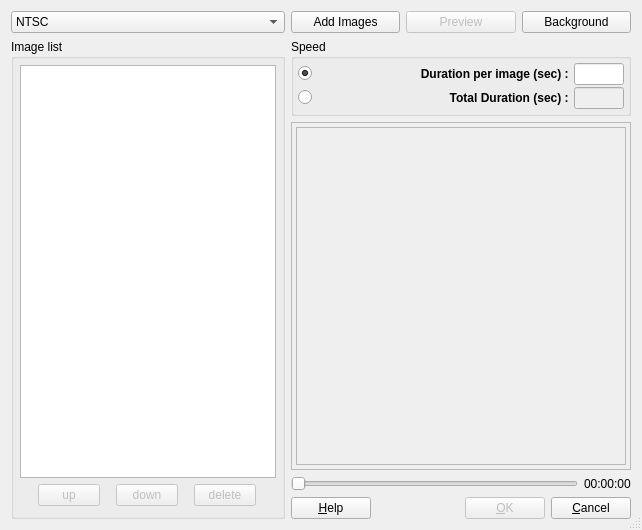
<?xml version="1.0" encoding="UTF-8"?>
<ui version="4.0">
 <class>uiDialogMenuSlide</class>
 <widget class="QDialog" name="uiDialogMenuSlide">
  <property name="geometry">
   <rect>
    <x>0</x>
    <y>0</y>
    <width>642</width>
    <height>530</height>
   </rect>
  </property>
  <property name="windowTitle">
   <string>Menu Slideshow</string>
  </property>
  <property name="sizeGripEnabled">
   <bool>true</bool>
  </property>
  <layout class="QGridLayout">
   <item row="0" column="0">
    <widget class="QComboBox" name="m_pComboFormat">
     <item>
      <property name="text">
       <string>NTSC</string>
      </property>
     </item>
     <item>
      <property name="text">
       <string>PAL</string>
      </property>
     </item>
    </widget>
   </item>
   <item row="0" column="1" rowspan="2">
    <layout class="QVBoxLayout">
     <item>
      <layout class="QHBoxLayout">
       <item>
        <widget class="QPushButton" name="m_pButtonAddImages">
         <property name="text">
          <string>Add Images</string>
         </property>
        </widget>
       </item>
       <item>
        <widget class="QPushButton" name="m_pButtonPreview">
         <property name="enabled">
          <bool>false</bool>
         </property>
         <property name="text">
          <string>Preview</string>
         </property>
        </widget>
       </item>
       <item>
        <widget class="QPushButton" name="m_pButtonBackground">
         <property name="text">
          <string>Background</string>
         </property>
        </widget>
       </item>
      </layout>
     </item>
     <item>
      <widget class="QGroupBox" name="groupBox1">
       <property name="title">
        <string>Speed</string>
       </property>
       <layout class="QGridLayout">
        <property name="leftMargin">
         <number>4</number>
        </property>
        <property name="topMargin">
         <number>4</number>
        </property>
        <property name="rightMargin">
         <number>4</number>
        </property>
        <property name="bottomMargin">
         <number>4</number>
        </property>
        <property name="spacing">
         <number>2</number>
        </property>
        <item row="0" column="0">
         <layout class="QHBoxLayout">
          <item>
           <widget class="QRadioButton" name="m_pRadioImageDuration">
            <property name="text">
             <string/>
            </property>
            <property name="checked">
             <bool>true</bool>
            </property>
           </widget>
          </item>
          <item>
           <widget class="QLabel" name="textLabel1_2">
            <property name="sizePolicy">
             <sizepolicy hsizetype="MinimumExpanding" vsizetype="Preferred">
              <horstretch>0</horstretch>
              <verstretch>0</verstretch>
             </sizepolicy>
            </property>
            <property name="minimumSize">
             <size>
              <width>200</width>
              <height>0</height>
             </size>
            </property>
            <property name="text">
             <string>&lt;p align=&quot;right&quot;&gt;&lt;b&gt;Duration per image (sec) : &lt;/b&gt;&lt;/p&gt;</string>
            </property>
            <property name="wordWrap">
             <bool>false</bool>
            </property>
           </widget>
          </item>
         </layout>
        </item>
        <item row="1" column="0">
         <layout class="QHBoxLayout">
          <item>
           <widget class="QRadioButton" name="m_pRadioTotalDuration">
            <property name="text">
             <string/>
            </property>
           </widget>
          </item>
          <item>
           <widget class="QLabel" name="textLabel1">
            <property name="minimumSize">
             <size>
              <width>200</width>
              <height>0</height>
             </size>
            </property>
            <property name="text">
             <string>&lt;p align=&quot;right&quot;&gt;&lt;b&gt;Total Duration (sec) : &lt;/b&gt;&lt;/p&gt;</string>
            </property>
            <property name="wordWrap">
             <bool>false</bool>
            </property>
           </widget>
          </item>
         </layout>
        </item>
        <item row="1" column="1">
         <widget class="QLineEdit" name="m_pEditTotalDuration">
          <property name="enabled">
           <bool>false</bool>
          </property>
          <property name="sizePolicy">
           <sizepolicy hsizetype="Maximum" vsizetype="Fixed">
            <horstretch>0</horstretch>
            <verstretch>0</verstretch>
           </sizepolicy>
          </property>
          <property name="maximumSize">
           <size>
            <width>50</width>
            <height>32767</height>
           </size>
          </property>
         </widget>
        </item>
        <item row="0" column="1">
         <widget class="QLineEdit" name="m_pEditImageDuration">
          <property name="sizePolicy">
           <sizepolicy hsizetype="Maximum" vsizetype="Fixed">
            <horstretch>0</horstretch>
            <verstretch>0</verstretch>
           </sizepolicy>
          </property>
          <property name="maximumSize">
           <size>
            <width>50</width>
            <height>32767</height>
           </size>
          </property>
         </widget>
        </item>
       </layout>
      </widget>
     </item>
     <item>
      <widget class="QFrame" name="m_pFrame">
       <property name="sizePolicy">
        <sizepolicy hsizetype="Preferred" vsizetype="Minimum">
         <horstretch>0</horstretch>
         <verstretch>4</verstretch>
        </sizepolicy>
       </property>
       <property name="frameShape">
        <enum>QFrame::StyledPanel</enum>
       </property>
       <property name="frameShadow">
        <enum>QFrame::Raised</enum>
       </property>
       <layout class="QGridLayout">
        <property name="leftMargin">
         <number>4</number>
        </property>
        <property name="topMargin">
         <number>4</number>
        </property>
        <property name="rightMargin">
         <number>4</number>
        </property>
        <property name="bottomMargin">
         <number>4</number>
        </property>
        <property name="spacing">
         <number>2</number>
        </property>
        <item row="0" column="0">
         <widget class="QFrame" name="m_pFramePreview">
          <property name="sizePolicy">
           <sizepolicy hsizetype="Preferred" vsizetype="MinimumExpanding">
            <horstretch>0</horstretch>
            <verstretch>3</verstretch>
           </sizepolicy>
          </property>
          <property name="minimumSize">
           <size>
            <width>300</width>
            <height>250</height>
           </size>
          </property>
          <property name="cursor">
           <cursorShape>ForbiddenCursor</cursorShape>
          </property>
          <property name="autoFillBackground">
           <bool>true</bool>
          </property>
          <property name="frameShape">
           <enum>QFrame::StyledPanel</enum>
          </property>
          <property name="frameShadow">
           <enum>QFrame::Raised</enum>
          </property>
         </widget>
        </item>
       </layout>
      </widget>
     </item>
     <item>
      <layout class="QHBoxLayout">
       <item>
        <widget class="QSlider" name="m_pSliderProgress">
         <property name="enabled">
          <bool>false</bool>
         </property>
         <property name="orientation">
          <enum>Qt::Horizontal</enum>
         </property>
        </widget>
       </item>
       <item>
        <widget class="QLabel" name="m_pLabelProgress">
         <property name="text">
          <string>00:00:00</string>
         </property>
         <property name="wordWrap">
          <bool>false</bool>
         </property>
        </widget>
       </item>
      </layout>
     </item>
     <item>
      <layout class="QHBoxLayout">
       <property name="spacing">
        <number>6</number>
       </property>
       <property name="leftMargin">
        <number>0</number>
       </property>
       <property name="topMargin">
        <number>0</number>
       </property>
       <property name="rightMargin">
        <number>0</number>
       </property>
       <property name="bottomMargin">
        <number>0</number>
       </property>
       <item>
        <widget class="QPushButton" name="m_pButtonHelp">
         <property name="text">
          <string>&amp;Help</string>
         </property>
         <property name="shortcut">
          <string>F1</string>
         </property>
         <property name="autoDefault">
          <bool>true</bool>
         </property>
        </widget>
       </item>
       <item>
        <spacer name="Horizontal Spacing2">
         <property name="orientation">
          <enum>Qt::Horizontal</enum>
         </property>
         <property name="sizeType">
          <enum>QSizePolicy::Expanding</enum>
         </property>
         <property name="sizeHint" stdset="0">
          <size>
           <width>20</width>
           <height>20</height>
          </size>
         </property>
        </spacer>
       </item>
       <item>
        <widget class="QPushButton" name="buttonOk">
         <property name="enabled">
          <bool>false</bool>
         </property>
         <property name="text">
          <string>&amp;OK</string>
         </property>
         <property name="shortcut">
          <string/>
         </property>
         <property name="autoDefault">
          <bool>true</bool>
         </property>
         <property name="default">
          <bool>true</bool>
         </property>
        </widget>
       </item>
       <item>
        <widget class="QPushButton" name="buttonCancel">
         <property name="text">
          <string>&amp;Cancel</string>
         </property>
         <property name="shortcut">
          <string/>
         </property>
         <property name="autoDefault">
          <bool>true</bool>
         </property>
        </widget>
       </item>
      </layout>
     </item>
    </layout>
   </item>
   <item row="1" column="0">
    <widget class="QGroupBox" name="groupBox2">
     <property name="sizePolicy">
      <sizepolicy hsizetype="Maximum" vsizetype="Preferred">
       <horstretch>0</horstretch>
       <verstretch>0</verstretch>
      </sizepolicy>
     </property>
     <property name="title">
      <string>Image list</string>
     </property>
     <layout class="QVBoxLayout">
      <property name="spacing">
       <number>2</number>
      </property>
      <property name="leftMargin">
       <number>6</number>
      </property>
      <property name="topMargin">
       <number>6</number>
      </property>
      <property name="rightMargin">
       <number>6</number>
      </property>
      <property name="bottomMargin">
       <number>6</number>
      </property>
      <item>
       <widget class="QListWidget" name="m_pListBoxImages"/>
      </item>
      <item>
       <layout class="QHBoxLayout">
        <property name="spacing">
         <number>2</number>
        </property>
        <property name="leftMargin">
         <number>4</number>
        </property>
        <property name="topMargin">
         <number>4</number>
        </property>
        <property name="rightMargin">
         <number>4</number>
        </property>
        <property name="bottomMargin">
         <number>4</number>
        </property>
        <item>
         <widget class="QPushButton" name="m_pButtonUp">
          <property name="enabled">
           <bool>false</bool>
          </property>
          <property name="sizePolicy">
           <sizepolicy hsizetype="Maximum" vsizetype="Fixed">
            <horstretch>0</horstretch>
            <verstretch>0</verstretch>
           </sizepolicy>
          </property>
          <property name="maximumSize">
           <size>
            <width>62</width>
            <height>32767</height>
           </size>
          </property>
          <property name="text">
           <string>up</string>
          </property>
         </widget>
        </item>
        <item>
         <widget class="QPushButton" name="m_pButtonDown">
          <property name="enabled">
           <bool>false</bool>
          </property>
          <property name="sizePolicy">
           <sizepolicy hsizetype="Maximum" vsizetype="Fixed">
            <horstretch>0</horstretch>
            <verstretch>0</verstretch>
           </sizepolicy>
          </property>
          <property name="maximumSize">
           <size>
            <width>62</width>
            <height>32767</height>
           </size>
          </property>
          <property name="text">
           <string>down</string>
          </property>
         </widget>
        </item>
        <item>
         <widget class="QPushButton" name="m_pButtonDelete">
          <property name="enabled">
           <bool>false</bool>
          </property>
          <property name="sizePolicy">
           <sizepolicy hsizetype="Maximum" vsizetype="Fixed">
            <horstretch>0</horstretch>
            <verstretch>0</verstretch>
           </sizepolicy>
          </property>
          <property name="maximumSize">
           <size>
            <width>62</width>
            <height>32767</height>
           </size>
          </property>
          <property name="text">
           <string>delete</string>
          </property>
         </widget>
        </item>
       </layout>
      </item>
     </layout>
    </widget>
   </item>
  </layout>
 </widget>
 <layoutdefault spacing="6" margin="11"/>
 <pixmapfunction>qPixmapFromMimeSource</pixmapfunction>
 <resources/>
 <connections>
  <connection>
   <sender>buttonOk</sender>
   <signal>clicked()</signal>
   <receiver>uiDialogMenuSlide</receiver>
   <slot>accept()</slot>
   <hints>
    <hint type="sourcelabel">
     <x>20</x>
     <y>20</y>
    </hint>
    <hint type="destinationlabel">
     <x>20</x>
     <y>20</y>
    </hint>
   </hints>
  </connection>
  <connection>
   <sender>buttonCancel</sender>
   <signal>clicked()</signal>
   <receiver>uiDialogMenuSlide</receiver>
   <slot>reject()</slot>
   <hints>
    <hint type="sourcelabel">
     <x>20</x>
     <y>20</y>
    </hint>
    <hint type="destinationlabel">
     <x>20</x>
     <y>20</y>
    </hint>
   </hints>
  </connection>
 </connections>
</ui>
